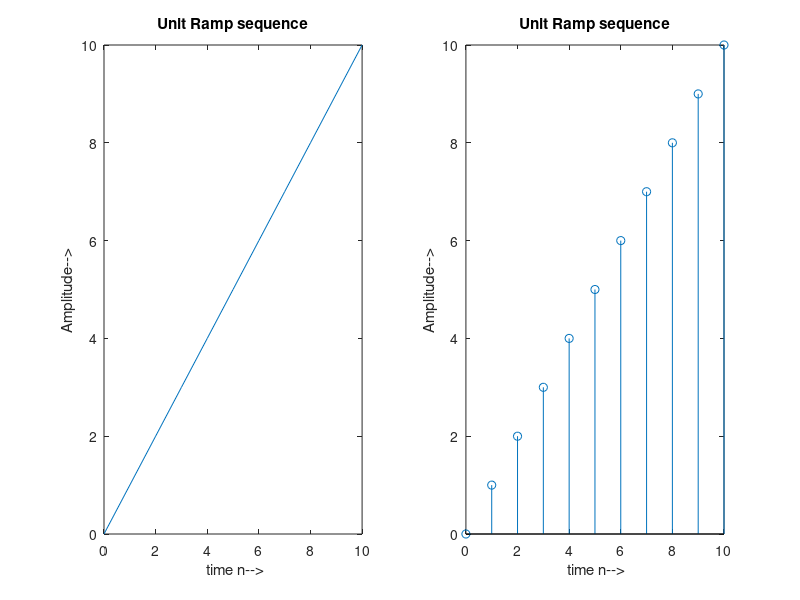

Write MATLAB code to recreate this figure.
clc;
clear all;
close all;
n=0:1:10;
ramp=n;
subplot(1,2,1);
plot(n,ramp);
xlabel(' time n-->');
ylabel('Amplitude-->');
title('Unit Ramp sequence');


n=0:1:10;
ramp=n;
subplot(1,2,2);
stem(n,ramp);
xlabel(' time n-->');
ylabel('Amplitude-->');
title('Unit Ramp sequence');
